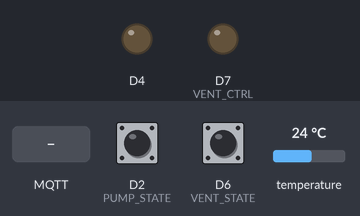
Bench run of a sketch on a simulated ESP8266 (NodeMCU). Parts: output pins drawn as LEDs (lit = HIGH, except the on-board LED, lit = LOW). Inputs (shaded band) come from the test bench; at power-on: D2 (PUMP_STATE) HIGH, D6 (VENT_STATE) HIGH, temperature 24 °C. WiFi joins after 1.5 s; servers stay silent unless stated; no MQTT or app messages arrive unless stated.

Above: at 3.5 s.
3.6 s: MQTT message "V" arrives on the first subscribed topic
At 4.2 s:
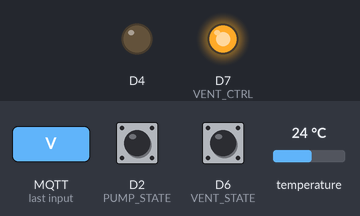
5.1 s: MQTT message "L" arrives on the first subscribed topic
At 5.9 s:
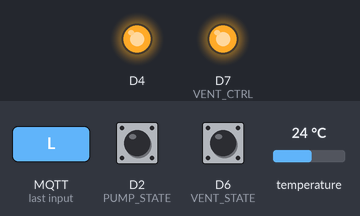
6.6 s: MQTT message "l" arrives on the first subscribed topic
At 7.7 s:
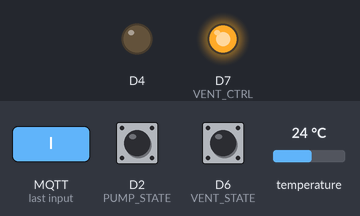
8.1 s: MQTT message "v" arrives on the first subscribed topic
At 8.7 s:
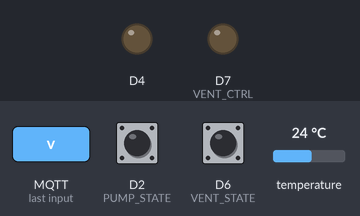
Timing chart, 0 to 10.6 s (numbered marks = the images above; inputs shaded):
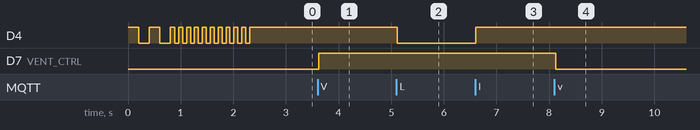

The sketch:

westmod.ino
```cpp
// Adapted from:
// https://github.com/knolleary/pubsubclient/commits/master/examples/mqtt_esp8266/mqtt_esp8266.ino
// https://github.com/PaulStoffregen/OneWire/blob/master/examples/DS18x20_Temperature/DS18x20_Temperature.pde

#include <ESP8266WiFi.h>
#include <PubSubClient.h>
#include <OneWire.h>

#define DEBUG 0

#define HEARTBEAT_PERIOD 5000 // ms
// Dx here are NodeMCU pin numbers
#define ONEWIRE_DQ D3
#define PUMP_STATE D2
#define VENT_STATE D6
#define VENT_CTRL D7

#define BUF_SIZE 64
#define MAX_SENSORS 32
#define ONLINE_SENTINEL 0xff // User byte values to indicate that a sensor has not been power-reset since the last conversion, so if the temperature reading is known to be valid even if it's 85°C (which is the power-on default value).
#define RESET_SENTINEL 0 // User byte values to indicate both that a sensor has been power-reset and ONLINE_SENTINEL hasn't been set yet, and that the device is a previously-known one. New devices (never seen before) typically have neither RESET_SENTINEL nor ONLINE_SENTINEL stored in EEPROM for the user byte values.

const char* ssid = "ghpi";
const char* password = "PKFVH5munb";
// const char* mqtt_server = "foo.local";
IPAddress mqtt_server(192,168,42,1);
//const char* mqtt_server_fqdn = "foo.local";
// const int server_port = 8883;
const int server_port = 1883;
const char* fingerprint = "xx:xx..."; //foo

// WiFiClientSecure espClient;
WiFiClient espClient;
PubSubClient client(espClient);
long last_hb_time = 0;
char topic_buf[BUF_SIZE];
char msg_buf[BUF_SIZE];
unsigned long heartbeat = 0;
int vent_state = -1;
int pump_state = -1;
int conv_initiated = 0;
OneWire w1bus(ONEWIRE_DQ);

typedef struct {
  byte addr[8];
  byte present;
  byte heartbeat;
  int centi_celsius;
} Sensor;

byte zeros[8] = {0, 0, 0, 0, 0, 0, 0, 0};
byte sensors_list_full_p = 0;
Sensor sensors[MAX_SENSORS];

// Find sensor in list, or add to list if not already in it
Sensor* assoc_add_sensor(byte* addr) {
  int i;
  for(i=0; i<MAX_SENSORS; i++) {
    if(memcmp(addr, sensors[i].addr, 8)==0) return &(sensors[i]);
    if(memcmp(zeros, sensors[i].addr, 8)==0) break; // Empty slot
  }
  if(i==MAX_SENSORS) return NULL; // All slots full
  memcpy(sensors[i].addr, addr, 8); // Add to list
  return &(sensors[i]);
}

void flash_LED(int count, int period) {
  for(int c=0; c<count; c++) {
    digitalWrite(BUILTIN_LED, HIGH);
    delay(period/2);
    digitalWrite(BUILTIN_LED, LOW);
    delay(period/2);
  }
  digitalWrite(BUILTIN_LED, HIGH);
}

void reboot() { // Trigger watchdog timeout
  flash_LED(10, 150);
  unsigned long c=0;
  while(1) c++;
}

void setup_wifi() {
  delay(10);
  if(DEBUG) {
    Serial.println();
    Serial.print("Connecting to ");
    Serial.println(ssid);
  }
  WiFi.mode(WIFI_STA);
  WiFi.begin(ssid, password);
  while (WiFi.status() != WL_CONNECTED) {
    flash_LED(2, 150);
    if(DEBUG) Serial.print(".");
  }
  if(DEBUG) {
    Serial.println("");
    Serial.println("WiFi connected");
    Serial.println("IP address: ");
    Serial.println(WiFi.localIP());
  }
}

// Set both user bytes in the scratchpad of all devices
void set_scratchpad(byte value) {
  if(!(w1bus.reset())) return;
  w1bus.skip(); // Select all devices
  w1bus.write(0x4E); // Write scratchpad
  w1bus.write(value); // User byte #1 (aka T_H)
  w1bus.write(value); // User byte #2 (aka T_L)
  w1bus.write(0x7F); // Config (12-bit resolution, t_conv = 750ms)
}

// Set both user bytes in EEPROM of all devices to zero, so that at device startup, they'll be zero in the scratchpad (automatically copied from EEPROM).
void set_eeprom() {
  set_scratchpad(RESET_SENTINEL);
  if(!(w1bus.reset())) return;
  w1bus.skip();
  w1bus.write(0x48); // Copy to EEPROM
}

void callback(char* topic, byte* payload, unsigned int length) {
  if(DEBUG) {
    Serial.print("Message arrived [");
    Serial.print(topic);
    Serial.print("] ");
    for (int i = 0; i < length; i++) {
      Serial.print((char)payload[i]);
    }
    Serial.println();
  }
  switch((char)payload[0]) {
  case 'L': digitalWrite(BUILTIN_LED, LOW); break; // LED on
  case 'l': digitalWrite(BUILTIN_LED, HIGH); break;
  case 'V': digitalWrite(VENT_CTRL, HIGH); break; // Vent open
  case 'v': digitalWrite(VENT_CTRL, LOW); break;
  case 'R': reboot();
  }
}

void reconnect() {
  int c=0;
  while (!client.connected()) {
    if(DEBUG) Serial.print("Attempting MQTT connection...");
    if (client.connect("westmod", "", "", "hb/westmod", 2, 0, "-1", 1)) {
      if(DEBUG) Serial.println("connected");
      /* if (espClient.verify(fingerprint, mqtt_server_fqdn)) { */
      /*   Serial.println("certificate matches"); */
      /* } else { */
      /*   Serial.println("certificate doesn't match"); */
      /* } */
      client.publish("hb/westmod", "0");
      heartbeat++;
      client.subscribe("act/westmod", 1);
    } else {
      if(DEBUG) {
	Serial.print("failed, rc=");
	Serial.print(client.state());
	Serial.println(" try again in 5 seconds");
      }
      delay(5000);
    }
    c++;
    if(c>3) reboot();
  }
}

void setup() {
  memset(&sensors, 0, sizeof(Sensor)*MAX_SENSORS);
  pinMode(BUILTIN_LED, OUTPUT);
  pinMode(VENT_CTRL, OUTPUT);
  pinMode(VENT_STATE, INPUT_PULLUP);
  pinMode(PUMP_STATE, INPUT);
  flash_LED(2, 400);
  if(DEBUG) Serial.begin(115200);
  setup_wifi();
  client.setServer(mqtt_server, server_port);
  client.setCallback(callback);
}

void trigger_conversion() {
  if(!(w1bus.reset())) {
    // client.publish("sensors/w1/errors", "no devices present");
    if(DEBUG) Serial.println("no devices present");
    return;
  }
  w1bus.skip();
  w1bus.write(0x44);
  conv_initiated = 1;
}

const char base_topic_template[] = "sensors/%02x-%02x%02x%02x%02x%02x%02x";
const char data_topic_template[] = "sensors/%02x-%02x%02x%02x%02x%02x%02x/data";
const char error_topic_template[] = "sensors/%02x-%02x%02x%02x%02x%02x%02x/errors";

void make_topic(const char* topic_template, const byte* addr) {
  // Match the byte ordering used by the Linux /sys/bus/w1
  snprintf (topic_buf, BUF_SIZE,
	    topic_template,
	    addr[0],addr[6],addr[5],addr[4],addr[3],addr[2],addr[1]);
}

void report_sensor_error(byte* addr, const char* err) {
  make_topic(error_topic_template, addr);
  client.publish(topic_buf, err);
  if(DEBUG) Serial.println(err);
}

void read_onewire_all() {
  byte i;
  byte present = 0;
  byte data[12];
  byte addr[8];
  for(int i=0; i<MAX_SENSORS; i++)
    sensors[i].heartbeat = 0; // HB set when sensor detected in loop below
  while(1) {
    client.loop();
    if (!w1bus.search(addr)) { // Finished reading all sensors
      for(int i=0; i<MAX_SENSORS; i++) {
	if((sensors[i].present) && !(sensors[i].heartbeat)) {
	  sensors[i].present = 0;
	  report_sensor_error(sensors[i].addr, "disappeared");
	  make_topic(data_topic_template, sensors[i].addr);
	  client.publish(topic_buf, "offline", 1);
	}
      }
      if(DEBUG) {
	Serial.println("No more addresses.");
	Serial.println();
      }
      return;
    }
    if(DEBUG) {
      Serial.print("ROM =");
      for( i = 0; i < 8; i++) {
	Serial.write(' ');
	Serial.print(addr[i], HEX);
      }
    }
    if (OneWire::crc8(addr, 7) != addr[7]) {
      client.publish("sensors/w1/errors", "addr CRC");
      if(DEBUG) Serial.println("Invalid addr CRC");
      continue;
    }
    present = w1bus.reset();
    if(!present) {
      report_sensor_error(addr, "phantom appearance");
      continue;
    }
    if(addr[0]!=0x28) continue; // Ignore all devices other than DS18B20
    w1bus.select(addr);
    w1bus.write(0xBE); // Read Scratchpad
    if(DEBUG) {
      Serial.print(" Data = ");
      Serial.print(present, HEX);
      Serial.print(" ");
    }
    for ( i = 0; i < 9; i++) { // read 8 data bytes plus 1 CRC byte
      data[i] = w1bus.read();
      if(DEBUG) {
	Serial.print(data[i], HEX);
	Serial.print(" ");
      }
    }
    byte CRC = OneWire::crc8(data, 8);
    if(data[8]!=CRC) {
      report_sensor_error(addr, "Invalid data CRC");
      continue;
    }
    if(DEBUG) {
      Serial.print(" CRC=");
      Serial.print(CRC, HEX);
      Serial.println();
    }

    Sensor* sensor = assoc_add_sensor(addr);
    if(sensor==NULL) {
      if(sensors_list_full_p == 0) {
	sensors_list_full_p = 1;
	client.publish("sensors/w1/errors", "list full");
      }
      continue;
    }
    sensor->heartbeat = 1;
    if((data[2]!=ONLINE_SENTINEL)||(data[3]!=ONLINE_SENTINEL)) { // Newly attached
      sensor->present = 1;
      make_topic(base_topic_template, addr);
      if((data[2]!=RESET_SENTINEL)||(data[3]!=RESET_SENTINEL)) { // New device
	set_eeprom();
	client.publish(topic_buf, "new");
      } else client.publish(topic_buf, "attached");
      set_scratchpad(ONLINE_SENTINEL);
      continue; // Wait until next conversion cycle before reporting a reading, to avoid race condition of reading newly-attached device after the most recent conversion command was issued, since that results in the default value of 85°C, which is indistinguishable from an actual 85°C.
    }
    int prev_present = sensor->present;
    if(!(sensor->present)) { // Reappeared without being newly attached; could indicate flaky DQ connection. Also happens when controller module is rebooted without power-cycling the onewire bus.
      sensor->present = 1;
      make_topic(base_topic_template, addr);
      client.publish(topic_buf, "reappeared");
    }

    // Convert the data to actual temperature
    // because the result is a 16 bit signed integer, it should
    // be stored to an "int16_t" type, which is always 16 bits
    // even when compiled on a 32 bit processor.
    int16_t raw = (data[1] << 8) | data[0];
    byte cfg = (data[4] & 0x60);
    // at lower res, the low bits are undefined, so let's zero them
    if (cfg == 0x00) raw = raw & ~7; // 9 bit resolution, 93.75 ms
    else if (cfg == 0x20) raw = raw & ~3; // 10 bit res, 187.5 ms
    else if (cfg == 0x40) raw = raw & ~1; // 11 bit res, 375 ms
    //// default is 12 bit resolution, 750 ms conversion time

    // float celsius = (float)raw / 16.0;
    int centi_celsius = ((int32_t)raw) * 25 / 4; // Ok to store result in int, since largest possible value is 12500, and smallest is -5500.

    /* snprintf (msg_buf, BUF_SIZE, */
    /*	      "%02x%02x%02x%02x%02x%02x%02x%02x", */
    /*	      data[0],data[1],data[2],data[3],data[4],data[5],data[6],data[7]); */
    if(!(prev_present) || (centi_celsius != sensor->centi_celsius)) {
      sensor->centi_celsius = centi_celsius;
      snprintf(msg_buf, BUF_SIZE, "%d", centi_celsius);
      make_topic(data_topic_template, addr);
      client.publish(topic_buf, msg_buf, 1);
      if(DEBUG) {
	Serial.print("Publishing temp: ");
	Serial.print(topic_buf);
	Serial.print(" ");
	Serial.print(msg_buf);
	Serial.println();
      }
    }
  }
}

void loop() {
  if(WiFi.status() != WL_CONNECTED) reboot();
  if (!client.connected()) {
    reconnect();
  }
  client.loop();
  long now = millis();
  if ((now - last_hb_time > HEARTBEAT_PERIOD) || (now < last_hb_time)) {
    last_hb_time = now;
    snprintf (msg_buf, BUF_SIZE, "%lu", heartbeat);
    heartbeat++;
    client.publish("hb/westmod", msg_buf);
    if(DEBUG) {
      Serial.print("Publish message: ");
      Serial.println(msg_buf);
    }
  }
  int vent_state_new = digitalRead(VENT_STATE);
  int pump_state_new = digitalRead(PUMP_STATE);
  if(vent_state_new != vent_state) {
    vent_state = vent_state_new;
    snprintf (msg_buf, BUF_SIZE, "%d", vent_state);
    client.publish("sensors/vent", msg_buf, 1);
  }
  if(pump_state_new != pump_state) {
    pump_state = pump_state_new;
    snprintf (msg_buf, BUF_SIZE, "%d", pump_state);
    client.publish("sensors/swamp_pump", msg_buf, 1);
  }
  byte sensors_status = w1bus.read();
  if((sensors_status != (byte)0xff)) return; // At least one device is busy with conversion
  if(conv_initiated) {
    conv_initiated = 0;
    read_onewire_all();
    w1bus.reset_search();
  }
  trigger_conversion();
}
```

Measured:
- after the input at 3.6 s, D7 (VENT_CTRL): LOW → HIGH at once
- after the input at 5.1 s, D4: HIGH → LOW at once
- after the input at 6.6 s, D4: LOW → HIGH at once
- after the input at 8.1 s, D7 (VENT_CTRL): HIGH → LOW at once
